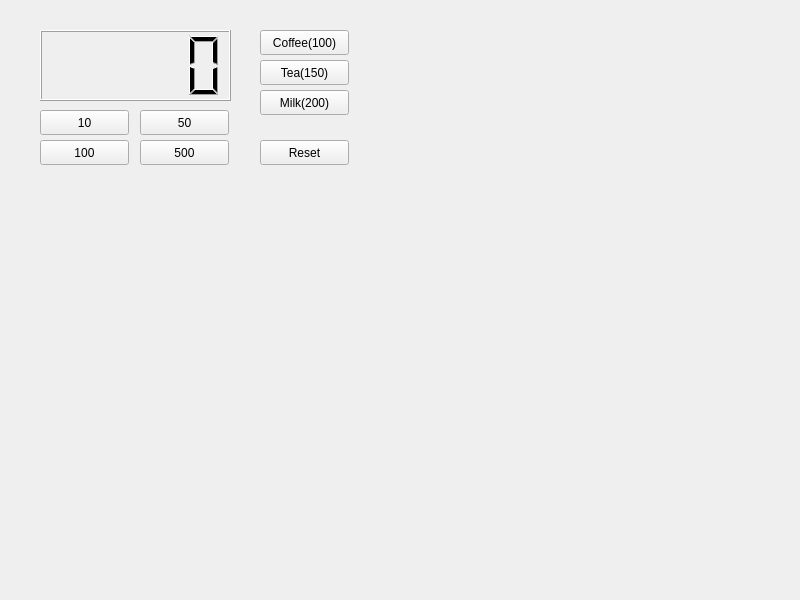
<?xml version="1.0" encoding="UTF-8"?>
<ui version="4.0">
 <class>Widget</class>
 <widget class="QWidget" name="Widget">
  <property name="geometry">
   <rect>
    <x>0</x>
    <y>0</y>
    <width>800</width>
    <height>600</height>
   </rect>
  </property>
  <property name="windowTitle">
   <string>Widget</string>
  </property>
  <widget class="QLCDNumber" name="lcdNumber">
   <property name="geometry">
    <rect>
     <x>40</x>
     <y>30</y>
     <width>191</width>
     <height>71</height>
    </rect>
   </property>
  </widget>
  <widget class="QPushButton" name="pbCOIN10">
   <property name="geometry">
    <rect>
     <x>40</x>
     <y>110</y>
     <width>89</width>
     <height>25</height>
    </rect>
   </property>
   <property name="text">
    <string>10</string>
   </property>
  </widget>
  <widget class="QPushButton" name="pbCOIN50">
   <property name="geometry">
    <rect>
     <x>140</x>
     <y>110</y>
     <width>89</width>
     <height>25</height>
    </rect>
   </property>
   <property name="text">
    <string>50</string>
   </property>
  </widget>
  <widget class="QPushButton" name="pbCOIN100">
   <property name="geometry">
    <rect>
     <x>40</x>
     <y>140</y>
     <width>89</width>
     <height>25</height>
    </rect>
   </property>
   <property name="text">
    <string>100</string>
   </property>
  </widget>
  <widget class="QPushButton" name="pbCOIN500">
   <property name="geometry">
    <rect>
     <x>140</x>
     <y>140</y>
     <width>89</width>
     <height>25</height>
    </rect>
   </property>
   <property name="text">
    <string>500</string>
   </property>
  </widget>
  <widget class="QPushButton" name="pbCOFFEE">
   <property name="geometry">
    <rect>
     <x>260</x>
     <y>30</y>
     <width>89</width>
     <height>25</height>
    </rect>
   </property>
   <property name="text">
    <string>Coffee(100)</string>
   </property>
  </widget>
  <widget class="QPushButton" name="pbTEA">
   <property name="geometry">
    <rect>
     <x>260</x>
     <y>60</y>
     <width>89</width>
     <height>25</height>
    </rect>
   </property>
   <property name="text">
    <string>Tea(150)</string>
   </property>
  </widget>
  <widget class="QPushButton" name="pbMILK">
   <property name="geometry">
    <rect>
     <x>260</x>
     <y>90</y>
     <width>89</width>
     <height>25</height>
    </rect>
   </property>
   <property name="text">
    <string>Milk(200)</string>
   </property>
  </widget>
  <widget class="QPushButton" name="pbRESET">
   <property name="geometry">
    <rect>
     <x>260</x>
     <y>140</y>
     <width>89</width>
     <height>25</height>
    </rect>
   </property>
   <property name="text">
    <string>Reset</string>
   </property>
  </widget>
 </widget>
 <resources/>
 <connections/>
</ui>
